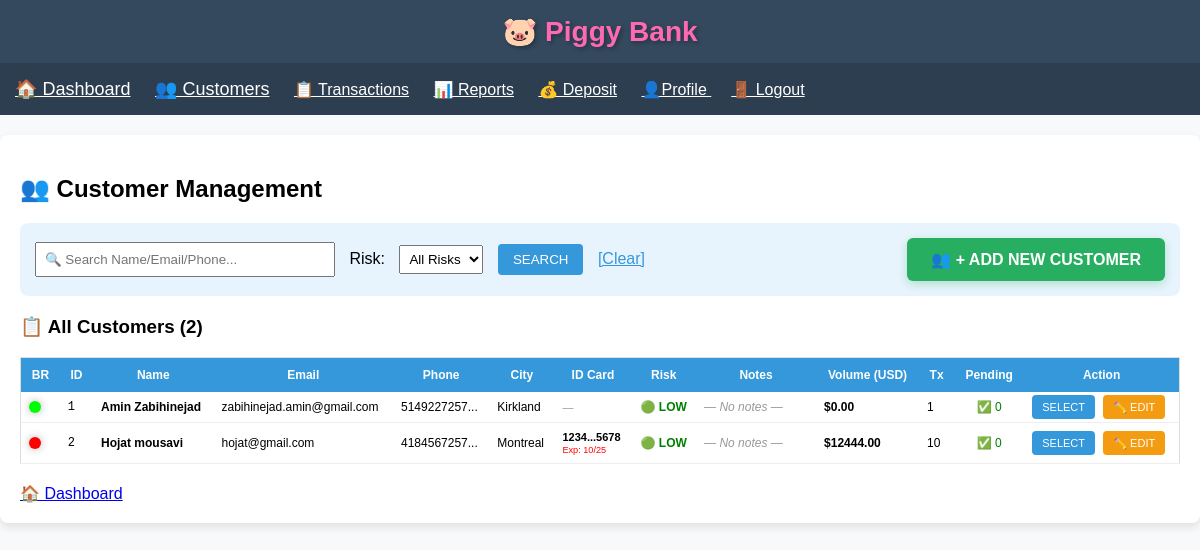
Page /customers (signed in) on the earlier database version.
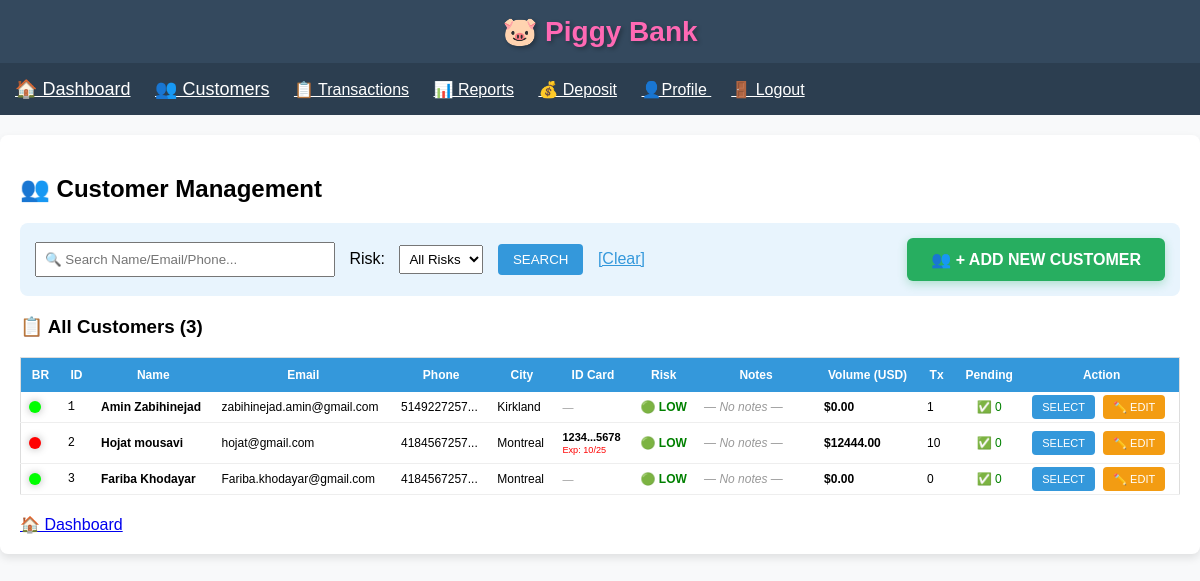
Same page on the later database version.
### app.py (models this page shows)
class Client(db.Model):
    id = db.Column(db.Integer, primary_key=True)
    first_name = db.Column(db.String(50), nullable=False)
    last_name = db.Column(db.String(50), nullable=False)
    email = db.Column(db.String(100), unique=True, nullable=False)
    phone = db.Column(db.String(20), nullable=False)
    apartment = db.Column(db.String(10))
    civic_number = db.Column(db.String(10), nullable=False)
    street = db.Column(db.String(100), nullable=False)
    city = db.Column(db.String(50), nullable=False)
    province = db.Column(db.String(10), nullable=False)
    postal_code = db.Column(db.String(10), nullable=False)
    id_card_number = db.Column(db.String(20))
    id_expiry_date = db.Column(db.Date)
    risk_level = db.Column(db.String(20), default='low risk')
    notes = db.Column(db.Text, nullable=True)
    created_at = db.Column(db.DateTime, default=datetime.utcnow)
    transactions = db.relationship('Transaction', backref='client', lazy='dynamic')

### app.py (the view, shortened to what this page needs)
@app.route('/customers', methods=['GET', 'POST'])
def customers():
    if 'user_id' not in session:
        flash('🔒 Please log in first!')
        return redirect(url_for('login'))
    return render_template('customers.html',
                           clients_data=calculate_clients_data(),
                           request=request,
                           form_data={},
                           now=datetime.utcnow().date())

### app.py (called while the page is built)
def interpolate_color(volume):
    min_volume = 3000
    max_volume = 10000
    if volume < min_volume:
        return "#00FF00"
    if volume >= max_volume:
        return "#FF0000"
    ratio = (volume - min_volume) / (max_volume - min_volume)
    red = int(255 * ratio)
    green = int(255 * (1 - ratio))
    blue = 0
    return f"#{red:02X}{green:02X}{blue:02X}"

def convert_to_usd(amount, currency):
    rates = {'CAD': 0.72, 'EUR': 1.08, 'GBP': 1.30, 'IRR': 0.000024}
    return amount * rates.get(currency, 1.0)

### templates/customers.html (shortened to what this page needs)
{% extends "base.html" %}
{% block content %}
<h2>👥 Customer Management</h2>
<div style="background:#e8f4fd; padding:15px; border-radius:8px; margin-bottom:20px;">
    <div style="display: flex; justify-content: space-between; align-items: center; flex-wrap: wrap; gap: 15px;">
        <form method="GET" style="display: inline; flex: 1; min-width: 400px;">
            <input type="text" name="search" placeholder="🔍 Search Name/Email/Phone..."
                   value="{{ request.args.get('search', '') }}" style="width:300px; padding:8px; margin-right:10px;">
            Risk: <select name="risk_level" style="margin:0 10px; padding:5px;">
                <option value="">All Risks</option>
            </select>
            <input type="submit" value="SEARCH" style="padding:8px 15px; background:#3498db; color:white; border:none; border-radius:4px;">
            <a href="{{ url_for('customers') }}" style="margin-left:10px; color:#3498db;">[Clear]</a>
        </form>
        <a href="{{ url_for('edit_client', client_id='new') }}"
           style="background:#27ae60; color:white; padding:12px 24px; text-decoration:none; border-radius:6px; font-weight:bold; font-size:16px; box-shadow:0 3px 10px rgba(39,174,96,0.3);">
           👥 + ADD NEW CUSTOMER
        </a>
    </div>
</div>
<h3>📋 All Customers ({{ clients_data|length }})</h3>
<table style="width:100%; border-collapse:collapse; font-size:12px; border:1px solid #ddd;">
    <tr style="background:#3498db; color:white;">
        <th style="padding:10px;">BR</th>
        <th style="padding:10px;">ID</th>
        <th style="padding:10px;">Name</th>
        <th style="padding:10px;">Email</th>
        <th style="padding:10px;">Phone</th>
        <th style="padding:10px;">City</th>
        <th style="padding:10px;">ID Card</th>
        <th style="padding:10px;">Risk</th>
        <th style="padding:10px; width:120px;">Notes</th>
        <th style="padding:10px;">Volume (USD)</th>
        <th style="padding:10px;">Tx</th>
        <th style="padding:10px;">Pending</th>
        <th style="padding:10px;">Action</th>
    </tr>
    {% for data in clients_data %}
    <tr style="border-bottom:1px solid #eee; {% if data.client.risk_level == 'high risk' or data.client.risk_level == 'on hold' %}background:#fff5f5;{% endif %}">
        <td style="padding:8px;"><span class="led-indicator" style="background-color: {{ data.led_color }};" title="Business Relation: ${{ '%.2f'|format(data.total_volume_usd) }} over past 6 months"></span></td>
        <td style="padding:8px; font-family:monospace;">{{ data.client.id }}</td>
        <td style="padding:8px;"><strong>{{ data.client.first_name }} {{ data.client.last_name }}</strong></td>
        <td style="padding:8px;">{{ data.client.email or '—' }}</td>
        <td style="padding:8px;">{{ data.client.phone[:12] }}...</td>
        <td style="padding:8px;">{{ data.client.city or '—' }}</td>
        <td style="padding:8px; font-size:11px;">
            {% if data.client.id_card_number %}
                <strong>{{ data.client.id_card_number[:4] }}...{{ data.client.id_card_number[-4:] }}</strong>
                {% if data.client.id_expiry_date %}
                    <br><small style="{% if data.client.id_expiry_date and data.client.id_expiry_date < now %}color:red;{% else %}color:#666;{% endif %}">
                        Exp: {{ data.client.id_expiry_date.strftime('%m/%y') }}
                    </small>
                {% endif %}
            {% else %}
                <span style="color:#999;">—</span>
            {% endif %}
        </td>
        <td style="padding:8px; text-align:center; font-weight:bold;">
            {% if data.client.risk_level == 'low risk' %}<span style="color:green;">🟢 LOW</span>
            {% elif data.client.risk_level == 'medium risk' %}<span style="color:orange;">🟡 MED</span>
            {% elif data.client.risk_level == 'high risk' %}<span style="color:red;">🟠 HIGH</span>
            {% else %}<span style="color:red;">🔴 HOLD</span>{% endif %}
        </td>
        <td style="padding:8px;">
            {% if data.client.notes %}
                <div style="height:30px; overflow-y:auto; border:1px solid #ddd; padding:3px; background:#f9f9f9; font-size:10px; border-radius:3px;">
                    {{ data.client.notes[:100] }}{% if data.client.notes|length > 100 %}...{% endif %}
                </div>
            {% else %}
                <span style="color:#999; font-style:italic;">— No notes —</span>
            {% endif %}
        </td>
        <td style="padding:8px; font-weight:bold;">${{ "%.2f"|format(data.total_volume_usd) }}</td>
        <td style="padding:8px;">{{ data.transactions_list|length }}</td>
        <td style="padding:8px; text-align:center;">
            {% set pending_tx = data.transactions_list|selectattr('status', 'equalto', 'pending')|list %}
            {% if pending_tx|length > 0 %}
                <span style="color:red; font-weight:bold;">🚨 {{ pending_tx|length }}</span>
            {% else %}
                <span style="color:green;">✅ 0</span>
            {% endif %}
        </td>
        <td style="padding:8px;">
            <a href="{{ url_for('select_customer', client_id=data.client.id) }}"
               style="background:#3498db; color:white; padding:6px 10px; text-decoration:none; border-radius:4px; font-size:11px;">SELECT</a>
            <a href="{{ url_for('edit_client', client_id=data.client.id) }}"
               style="background:#f39c12; color:white; padding:6px 10px; text-decoration:none; border-radius:4px; font-size:11px; margin-left:5px;">✏️ EDIT</a>
        </td>
    </tr>
    {% endfor %}
</table>
<div style="margin-top:20px;">
    <a href="{{ url_for('index') }}" style="font-size:16px;">🏠 Dashboard</a>
</div>
{% endblock %}

### templates/base.html (shortened to what this page needs)
<!DOCTYPE html>
<html lang="en">
<head>
</head>
<body>
    <div class="header">
        <h1>🐷 <span style="color: #ff69b4;">Piggy Bank</span></h1>
    </div>
   <nav style="background:#2c3e50; padding:15px;">
    <a href="{{ url_for('index') }}" style="color:white; margin-right:20px; font-size:18px;">🏠 Dashboard</a>
    <a href="{{ url_for('customers') }}" style="color:white; margin-right:20px; font-size:18px;">👥 Customers</a>
    <a href="{{ url_for('transactions') }}" style="color:white; margin-right:20px;">📋 Transactions</a>
	<a href="{{ url_for('reports') }}"style="color:white; margin-right:20px;">📊 Reports</a>
    <a href="{{ url_for('deposit') }}" style="color:white; margin-right:20px;">💰 Deposit</a>
    <a href="{{ url_for('profile') }}" style="color:white; margin-right:20px;">👤Profile {{ session.username }}</a>
    <a href="{{ url_for('logout') }}" style="color:white;">🚪 Logout</a>
	</nav>
    <div class="container">
        {% block content %}{% endblock %}
    </div>
</body>
</html>

### templates/base.html (style rules this page uses)
* { box-sizing: border-box; }
body { font-family: Arial; margin: 0; padding: 0; background: #f8f9fa; }
.header { background: #34495e; color: white; padding: 15px; text-align: center; box-shadow: 0 2px 5px rgba(0,0,0,0.1); }
.header h1 { margin: 0; font-size: 28px; text-shadow: 2px 2px 4px rgba(0,0,0,0.3); }
.container { max-width: 1200px; margin: 20px auto; padding: 20px; background: white; border-radius: 8px; box-shadow: 0 4px 8px rgba(0,0,0,0.1); }

### templates/customers.html (style rules this page uses)
.led-indicator { display: inline-block; width: 12px; height: 12px; border-radius: 50%; box-shadow: 0 0 8px rgba(0, 0, 0, 0.3); vertical-align: middle; margin-right: 5px; }

Differences in the rows shown:
added Client: client.id "3", client.first_name "Fariba", client.last_name "Khodayar", client "Fariba.khodayar@gmail.com", client "4184567257", client "Montreal"
Other differences:
{{ clients_data|length }}: "2" → "3"
new list line: "... — 🟢 LOW — No notes — $ 0.00 0 ✅ 0 SELECT ✏️ EDIT"
